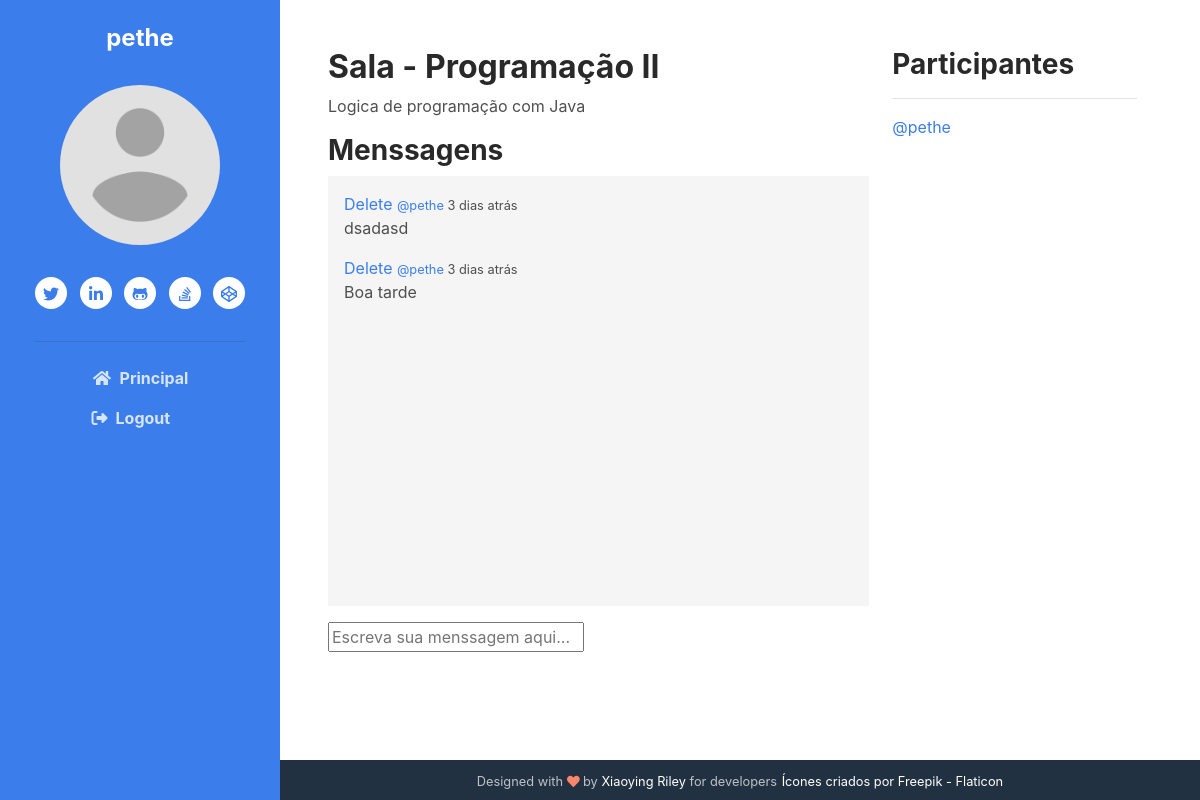
/room/15 (signed in), run on an earlier commit of the app's database.
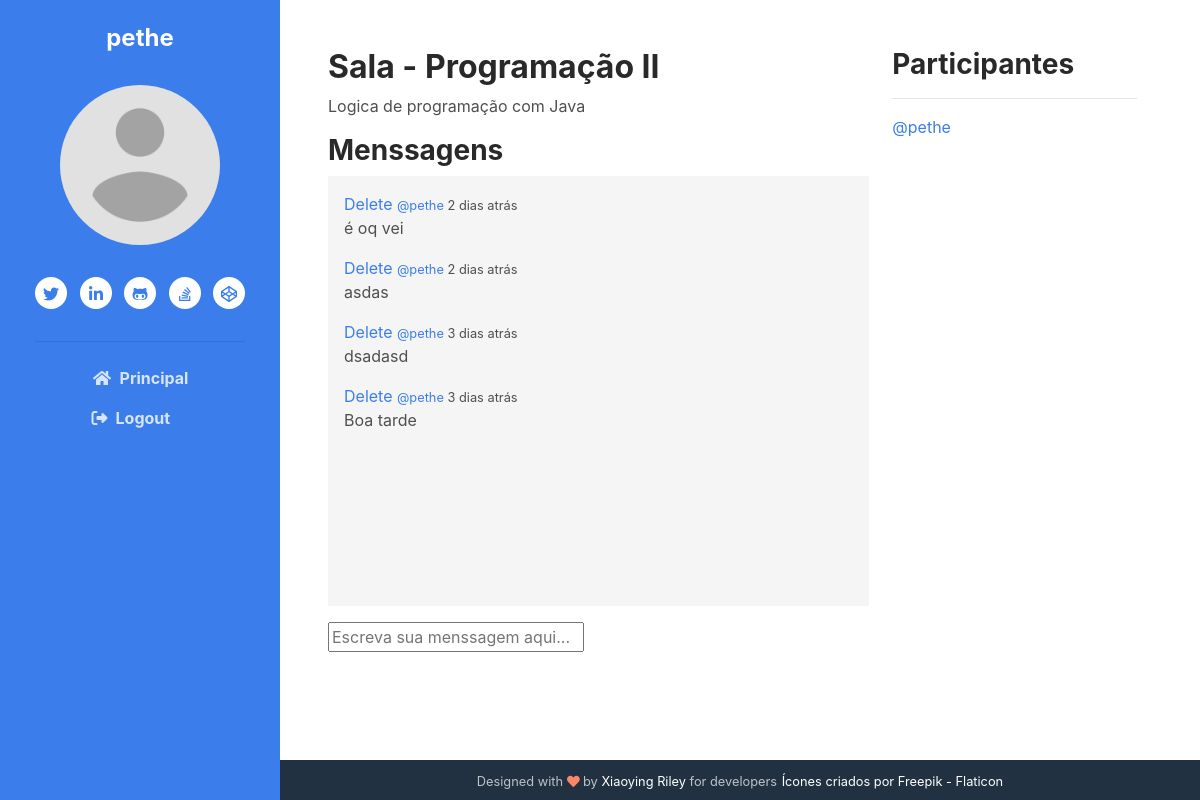
And on a later commit of the database.
### base/models.py (models this page shows, shortened)
class Room(models.Model):
    host = models.ForeignKey(User, on_delete=models.SET_NULL, null=True)
    classe = models.ForeignKey(Classe, on_delete=models.SET_NULL, null=True)
    name = models.CharField(max_length=200)
    desc = models.TextField(null=True, blank=True)
    participants = models.ManyToManyField(
        User, related_name='participants', blank=True)
    updated = models.DateTimeField(auto_now=True)
    created = models.DateTimeField(auto_now_add=True)
    created_in = models.TextField(default='capsulat', blank=True)
    crypt_key = models.CharField(max_length=23)
    class Meta:
        ordering = ['-updated', '-created']

class Message(models.Model):
    user = models.ForeignKey(User, on_delete=models.CASCADE)
    room = models.ForeignKey(Room, on_delete=models.CASCADE)
    body = models.TextField()
    update = models.DateTimeField(auto_now=True)
    created = models.DateTimeField(auto_now_add=True)
    created_in = models.TextField(null=True, blank=True)

### base/views.py (the view)
# urls.py: path('room/<str:pk>', views.room, name="room"),
@login_required(login_url='login')
def room(request, pk):
    room = Room.objects.get(id=pk)
    room_messages = room.message_set.all().order_by('-created')
    participantes = room.participants.all()
    if request.method == 'POST':
        message = Message.objects.create(
            user=request.user, room=room, body=request.POST.get('body')
        )
        room.participants.add(request.user)
        return redirect('room', pk=room.id)
    howLongAgo(room_messages)
    context = {'room': room, 'room_messages': room_messages,
               'participantes': participantes}
    return render(request, 'base/room.html', context)

### base/views.py (called while the page is built)
def timesince(dt, default="agora"):
    now = datetime.now()
    diff = now - dt
    periods = (
        (diff.days // 365, "ano", "anos"),
        (diff.days // 30, "mês", "meses"),
        (diff.days // 7, "semana", "semanas"),
        (diff.days, "dia", "dias"),
        (diff.seconds // 3600, "hora", "horas"),
        (diff.seconds // 60, "minuto", "minutos"),
        (diff.seconds - 30, "segundo", "segundos"),
    )
    for period, singular, plural in periods:
        if period >= 1:
            return "%d %s atrás" % (period, singular if period == 1 else plural)
    return default

def howLongAgo(datas):
    for data in datas:
        wasCreated = data.created
        fuso_horario = timezone('America/Sao_Paulo')
        data_e_hora_sao_paulo = wasCreated.astimezone(fuso_horario)
        wasCreated_format = data_e_hora_sao_paulo.strftime(
            "%d/%m/%Y %H:%M")
        data_created, hour_created = wasCreated_format.split(' ')
        data_created = data_created + " " + hour_created
        d = int(data_created.split('/')[0])
        m = int(data_created.split('/')[1])
        y = int(data_created.split('/')[2].split(' ')[0])
        h = int(hour_created.split(':')[0])
        mi = int(hour_created.split(':')[1])
        data.created_in = timesince(datetime(y, m, d, h, mi, 0))
        data.save()

### base/templates/base/room.html (shortened to what this page needs)
{% extends 'main.html' %}
{% load humanize %}
{% block content %}
<div class="main-container main-2-column">
	<div class="comment-container">
		<div>
			<h2>Sala - {{room.name}}</h2>
			<p>{{room.desc}}</p>
			<h3>Menssagens</h3>
		</div>
		<div class="comment-wrapper p-3 mr-2">
			<div>
				{% for message in room_messages %}
				<div>
					{% if request.user == message.user %}
					<a href="{% url 'delete-message' message.id %}">Delete</a>
					{% endif %}
					<small><a href="{% url 'user-profile' message.user.id %}">@{{message.user}}</a> {{message.created_in}}</small>
					<p>{{message.body}}</p>
				</div>
				{% endfor %}
			</div>
		</div>
		<div class="comment-form mt-3">
			<form action="" method="post">
				<input
					type="text"
					name="body"
					placeholder="Escreva sua menssagem aqui..."
				/>
			</form>
		</div>
	</div>
	<div class="container">
		<h3>Participantes</h3>
		<hr />
		{% for user in participantes %}
		<div>
			<p>
				<a href="{% url 'user-profile' user.id %}">
					@{{user.username}}</p>
		</div>
		{% endfor %}
	</div>
</div>
{% endblock %}

### templates/main.html (shortened to what this page needs)
<!DOCTYPE html>
{% load static %}
<html lang="pt-BR">
<head>
    <link id="theme-style" rel="stylesheet" href="{% static 'styles/style.css' %}">
    <link rel="stylesheet" href="{% static 'styles/main.css' %}">
</head>
<body>
    {% include 'navbar.html' %}
    <div class="main-wrapper over-y">
        {% block content %}
        {% endblock %}
        <footer class="footer text-center py-2 theme-bg-dark">
            <small class="copyright">Designed with <i class="fas fa-heart" style="color: #fb866a;"></i> by <a href="http://themes.3rdwavemedia.com" target="_blank">Xiaoying Riley</a> for developers</small>
            <small><a href="https://www.flaticon.com/br/icones-gratis/comprimido" title="comprimido ícones">Ícones criados por Freepik - Flaticon</a></small>
        </footer>
    </div>
</body>
</html>

### templates/navbar.html (shortened to what this page needs)
{% load static %}
<header class="header text-center">
    {% if user.is_authenticated %}
        <h1 class="blog-name pt-lg-4 mb-0"><a href="">{{user}} </a></h1>
        <nav class="navbar navbar-expand-lg navbar-dark" >
                <div id="navigation" class="collapse navbar-collapse flex-column" >
                    <div class="profile-section pt-3 pt-lg-0">
                        <img class="profile-image mb-3 rounded-circle mx-auto" src="{% static 'images/profile.png' %}" alt="image" >
                        <ul class="social-list list-inline py-3 mx-auto">
                            <li class="list-inline-item"><a href="#"><i class="fab fa-twitter fa-fw"></i></a></li>
                            <li class="list-inline-item"><a href="#"><i class="fab fa-linkedin-in fa-fw"></i></a></li>
                            <li class="list-inline-item"><a href="#"><i class="fab fa-github-alt fa-fw"></i></a></li>
                            <li class="list-inline-item"><a href="#"><i class="fab fa-stack-overflow fa-fw"></i></a></li>
                            <li class="list-inline-item"><a href="#"><i class="fab fa-codepen fa-fw"></i></a></li>
                        </ul>
                        <hr>
                    </div>
                    <ul id="navi" class="navbar-nav flex-column text-left" onclick="navIconActive()">
                        <li class="nav-item">
                            <a class="nav-link" href="{% url 'home' %}"><i class="fas fa-home fa-fw mr-2"></i>Principal <span class="sr-only">(current)</span></a>
                        </li>
                        {% if request.user == user %}
                            <li class="nav-item">
                            <a class="nav-link" href="{% url 'logout' %}"><i class="fa-solid fa-right-from-bracket mr-2"></i>Logout</a>
                            </li>
                        {% endif %}
                    </ul>
                </div>
        </nav>
    {% endif %}
</header>

### static/styles/main.css (style rules this page uses)
.main-container { min-height: calc(100vh - 40px) !important; padding: 48px; }
.over-y { overflow-y: hidden !important; }
.main-2-column { display: grid; grid-template-columns: 3fr 1.5fr; }
.comment-wrapper { overflow-y: auto; background-color: whitesmoke; min-height: 430px; max-height: 430px; }

What changed in the data, as far as the page shows it:
added Message: shows "Delete", user "pethe", created_in "2 dias atrás", body "é oq vei"
added Message: shows "Delete", user "pethe", created_in "2 dias atrás", body "asdas"
